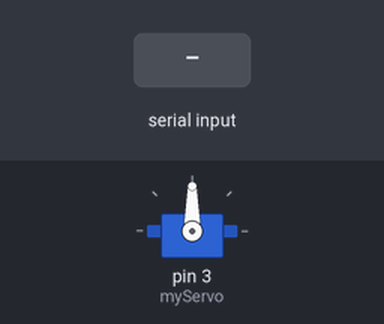
A sketch run on a simulated Arduino Uno, built with avr-gcc and run on an emulated ATmega328P. Shown: servo. The inputs (shaded band) are chosen by the test bench.

Above: at 1.2 s.
1.3 s: "90,45\n" received over Serial
At 3.1 s:
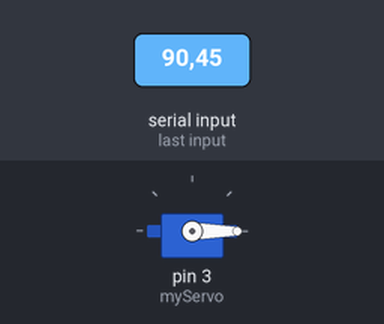
Timing chart, 0 to 4.6 s (numbered marks = the images above; inputs shaded):
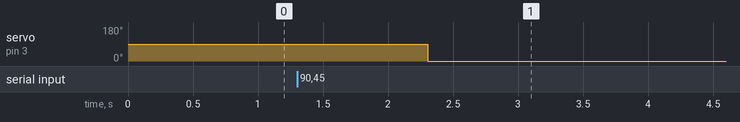

The sketch:

main.ino
```cpp
#include <Servo.h>

Servo myServo;

char inChar;
int xValue = 0;
int servoPosition = 90;
int frameWidth = 640;

void setup() {
  Serial.begin(9600);

  myServo.attach(3);

  myServo.write(servoPosition);
}

void loop() {
  if (Serial.available() > 0) {
    inChar = Serial.read();

    if (inChar == '\n') {
      xValue = Serial.parseInt();

      servoPosition = map(xValue, 0, frameWidth, 0, 180);

      servoPosition = constrain(servoPosition, 0, 180);

      myServo.write(servoPosition);

      while (Serial.available() > 0) {
        Serial.read();
      }
    }
  }
}
```

Measured:
- after the input at 1.3 s, servo on pin 3 (myServo): 90° → 0° after 1.0 s
